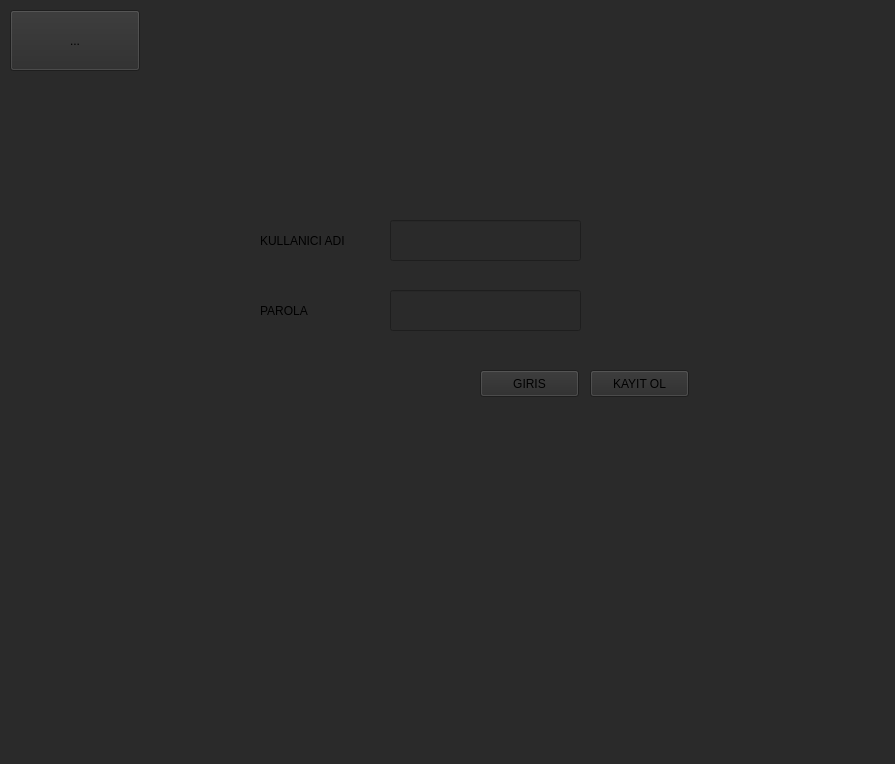
<?xml version="1.0" encoding="UTF-8"?>
<ui version="4.0">
 <class>MainWindow</class>
 <widget class="QMainWindow" name="MainWindow">
  <property name="geometry">
   <rect>
    <x>0</x>
    <y>0</y>
    <width>895</width>
    <height>764</height>
   </rect>
  </property>
  <property name="windowTitle">
   <string>MainWindow</string>
  </property>
  <property name="styleSheet">
   <string notr="true">background-color:rgb(42, 42, 42)</string>
  </property>
  <widget class="QWidget" name="centralwidget">
   <widget class="QToolButton" name="imdbtool">
    <property name="geometry">
     <rect>
      <x>10</x>
      <y>10</y>
      <width>130</width>
      <height>61</height>
     </rect>
    </property>
    <property name="text">
     <string>...</string>
    </property>
    <property name="icon">
     <iconset>
      <normaloff>images/imdb.jpg</normaloff>images/imdb.jpg</iconset>
    </property>
    <property name="iconSize">
     <size>
      <width>120</width>
      <height>120</height>
     </size>
    </property>
   </widget>
   <widget class="QLabel" name="kullanici_adi_user">
    <property name="geometry">
     <rect>
      <x>260</x>
      <y>220</y>
      <width>111</width>
      <height>41</height>
     </rect>
    </property>
    <property name="text">
     <string>KULLANICI ADI</string>
    </property>
   </widget>
   <widget class="QLabel" name="parola_user">
    <property name="geometry">
     <rect>
      <x>260</x>
      <y>290</y>
      <width>111</width>
      <height>41</height>
     </rect>
    </property>
    <property name="text">
     <string>PAROLA</string>
    </property>
   </widget>
   <widget class="QLineEdit" name="kullanici_girdisi_user">
    <property name="geometry">
     <rect>
      <x>390</x>
      <y>220</y>
      <width>191</width>
      <height>41</height>
     </rect>
    </property>
   </widget>
   <widget class="QLineEdit" name="parola_girdisi_user">
    <property name="geometry">
     <rect>
      <x>390</x>
      <y>290</y>
      <width>191</width>
      <height>41</height>
     </rect>
    </property>
   </widget>
   <widget class="QPushButton" name="giris_user_buton">
    <property name="geometry">
     <rect>
      <x>480</x>
      <y>370</y>
      <width>99</width>
      <height>27</height>
     </rect>
    </property>
    <property name="text">
     <string>GIRIS</string>
    </property>
   </widget>
   <widget class="QPushButton" name="kayitol_user_buton">
    <property name="geometry">
     <rect>
      <x>590</x>
      <y>370</y>
      <width>99</width>
      <height>27</height>
     </rect>
    </property>
    <property name="text">
     <string>KAYIT OL</string>
    </property>
   </widget>
  </widget>
  <widget class="QStatusBar" name="statusbar"/>
 </widget>
 <resources/>
 <connections/>
</ui>
